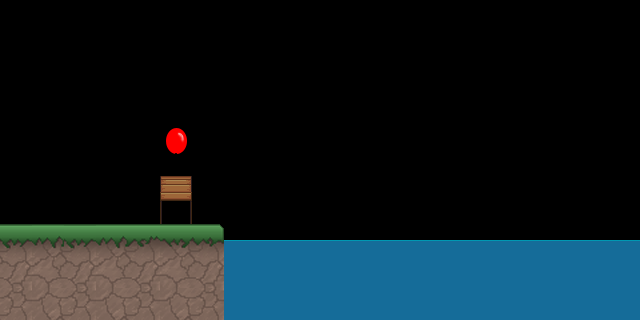

Tiled map render using the project's own tile images. Description and the map definition, with tile-layer contents summarised, below:
An orthogonal 20x10 tile map with 32x32 px tiles, 4 tile layers (balloon, ground, sea, panel), 3 tilesets and 6 objects (2x Role, 2x Ground, Item, Message).

<map version="1.0" orientation="orthogonal" renderorder="right-down" width="20" height="10" tilewidth="32" tileheight="32" nextobjectid="46">
 <properties>
  <property name="Weather" value="Sunny" />
 </properties>
 <tileset firstgid="1" name="grass" tilewidth="32" tileheight="32" tilecount="320" columns="16">
  <image source="grass.png" width="512" height="640" />
 </tileset>
 <tileset firstgid="321" name="terrain_atlas" tilewidth="32" tileheight="32" tilecount="1024" columns="32">
  <image source="terrain_atlas.png" width="1024" height="1024" />
  <terraintypes>
   <terrain name="水" tile="-1" />
   <terrain name="树叶" tile="-1" />
  </terraintypes>
  <tile id="267">
   <properties>
    <property name="Collidable" type="bool" value="true" />
   </properties>
  </tile>
  <tile id="291" terrain="0,0,0,0" />
  <tile id="355" terrain="0,0,0," />
  <tile id="356" terrain="0,0,," />
  <tile id="357" terrain="0,0,,0" />
  <tile id="387" terrain="0,,0," />
  <tile id="389" terrain=",0,,0" />
  <tile id="419" terrain="0,,0,0" />
  <tile id="420" terrain=",,0,0" />
  <tile id="421" terrain=",0,0,0" />
  <tile id="451" terrain="0,0,0,0" />
  <tile id="452" terrain="0,0,0,0" />
  <tile id="453" terrain="0,0,,0" />
  <tile id="461" terrain="1,1,1,1" />
  <tile id="493" terrain="1,1,1,1" />
  <tile id="588" terrain="1,1,1,1" />
  <tile id="620" terrain="1,1,1,1" />
 </tileset>
 <tileset firstgid="1345" name="balloon" tilewidth="32" tileheight="32" tilecount="2" columns="1">
  <image source="balloon.png" width="32" height="64" />
 </tileset>
 <layer name="balloon" width="20" height="10">
  <data>[200 cells, 2 non-empty, 2 distinct tile ids]</data>
 </layer>
 <layer name="ground" width="20" height="10">
  <data>[200 cells, 21 non-empty, 15 distinct tile ids]</data>
 </layer>
 <layer name="sea" width="20" height="10">
  <data>[200 cells, 39 non-empty, 2 distinct tile ids]</data>
 </layer>
 <layer name="panel" width="20" height="10">
  <data>[200 cells, 2 non-empty, 2 distinct tile ids]</data>
 </layer>
 <objectgroup name="roles">
  <object id="43" name="girl" type="Role" x="12.3509" y="223.956" />
  <object id="44" name="doll" type="Role" x="29" y="223" />
 </objectgroup>
 <objectgroup name="interaction">
  <object id="38" name="balloon" type="Item" x="161" y="124.957" width="32" height="51.0868" />
  <object id="39" name="panel" type="Message" x="160" y="174.957" width="32" height="26.0868">
   <properties>
    <property name="RainyBubbleName" value="say_house" />
    <property name="SunnyBubbleName" value="say_house" />
   </properties>
  </object>
 </objectgroup>
 <objectgroup color="#000000" name="barriers">
  <object id="28" name="g_1" type="Ground" x="0" y="224" width="223" height="96">
   <properties>
    <property name="VecPoints" value="(0,0);(7,0);(7,3);(0,3)" />
   </properties>
  </object>
  <object id="45" name="g_1" type="Ground" x="223.5" y="191" width="33" height="33">
   <properties>
    <property name="VecPoints" value="(7,3);(7,4);(8,4);(8,3)" />
   </properties>
  </object>
 </objectgroup>
</map>
